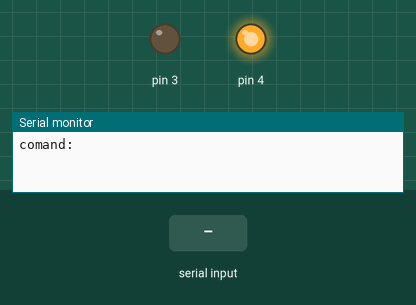
Recording of a sketch running on a simulated Arduino Uno, built with avr-gcc and run on an emulated ATmega328P. Parts: output pins drawn as LEDs (lit = HIGH), the last lines printed to the serial monitor. Inputs (shaded band) come from the test bench.

Above: at 1.2 s.
1.3 s: "1\n" received over Serial
At 2.44 s:
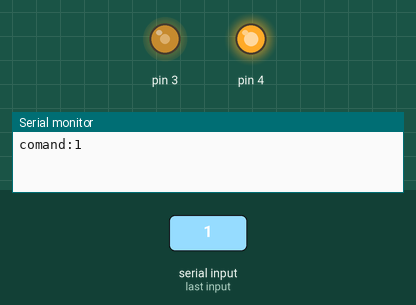
Timing chart, 0 to 4.3 s (numbered marks = the images above; inputs shaded):
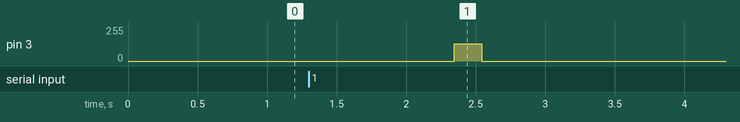

The sketch:

ViewScrolle.ino
```cpp
#include "steppermotor.h"
StepperMotor *motor;
String str_buf;
int count = 0;


void readString() {
  while(1) {
    if(Serial.available() > 0) {
      str_buf = Serial.readStringUntil('\0');
      break;
    }
  }
}

void setup() {
  Serial.begin(9600);
  motor = new StepperMotor();
  motor -> initPin();
}

void loop() {
  Serial.print("comand:");
  readString();
  Serial.println(str_buf);
  motor -> move(200);

}
```

steppermotor.cpp
```cpp
#include "steppermotor.h"

StepperMotor::StepperMotor()
 : _step(3), _dir(4), currentDir(CW) {

}

StepperMotor::StepperMotor(int stepPin, int dirPin)
 : _step(stepPin), _dir(_dir), currentDir(CW) {

}

StepperMotor::~StepperMotor() {

}

void StepperMotor::initPin() {
  pinMode(_step, OUTPUT);
  pinMode(_dir, OUTPUT);
  digitalWrite(_dir, currentDir);
}

void StepperMotor::move(int step) {
  for(int i = 0; i < step; i++) {
    digitalWrite(_step, HIGH);
    delayMicroseconds(DEFALT_CYCLE_VALUE/2);
    digitalWrite(_step, LOW);
    delayMicroseconds(DEFALT_CYCLE_VALUE/2);
  }
}

//the unit of speed value is micro seconds
void StepperMotor::move_Microseconds(int micro_sec, int step) {
  for(int i = 0; i < step; i++) {
    digitalWrite(_step, HIGH);
    delayMicroseconds(micro_sec/2);
    digitalWrite(_step, LOW);
    delayMicroseconds(micro_sec/2);
  }
}

//the unit of speed value is RPM
void StepperMotor::move_RPM(int rpm, int step) {
  double micro_sec = 1.0/(rpm / 60.0) / 200.0 * pow(10, 6);
  move_Microseconds(micro_sec, step);
}

void StepperMotor::setDirection(uint8_t dir) {
  currentDir = dir;
  digitalWrite(_dir, currentDir);
}

void StepperMotor::inverse() {
  if(currentDir == CW) {
    currentDir = CCW;
  }
  else {
    currentDir = CW;
  }
  digitalWrite(_dir, currentDir);
}
```

steppermotor.h
```cpp
#ifndef STEPPERMOTOR_H_INCLUDE
#define STEPPERMOTOR_H_INCLUDE

#include "Arduino.h"

#define DEFALT_CYCLE_VALUE 1000
#define CW HIGH
#define CCW LOW

class StepperMotor {
  public:
    StepperMotor();
    StepperMotor(int stepPin, int dirPin);
    ~StepperMotor();
    void initPin();
    void move(int step);
    void move_Microseconds(int micro_sec, int step);
    void move_RPM(int rpm, int step);
    void setDirection(uint8_t dir);
    void inverse();

  private:
    const int _step;
    const int _dir;
    uint8_t currentDir;
};
#endif
```

Measured:
- after the input at 1.3 s, pin 3: 0/255 → 129/255 after 1.0 s, → 0/255 0.20 s later
